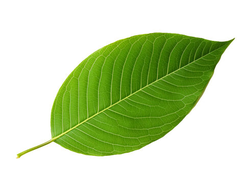
#> input picture leavesImages/leaf2.png, 244 x 184 px, shrunk from 478 x 360 before the run
$ python generateGraph.py
#> lines starting #> are read from the running program, lines starting #| are printed output that depends on the picture; after the words box and inside, x2 and y2 are one past the last pixel; in counts of white or black regions, pixels touching at a corner belong together
import os
import cv2
import numpy as np
import networkx as nx
from skimage.morphology import skeletonize
import matplotlib.pyplot as plt
from scipy.spatial import KDTree
import sknw


def get_boundary_and_mask(image):
    """Returns both boundary points AND filled leaf mask using GrabCut."""
    if isinstance(image, str):
        img = cv2.imread(image)
        gray = cv2.cvtColor(img, cv2.COLOR_BGR2GRAY)
    else:
        gray = image.copy()
        img = cv2.cvtColor(gray, cv2.COLOR_GRAY2BGR)

    # GrabCut fallback for complex backgrounds
    print("Using GrabCut")
    mask = np.zeros(gray.shape[:2], np.uint8)
    h, w = gray.shape
    margin = int(min(h, w) * 0.1)
    rect = (margin, margin, w - 2*margin, h - 2*margin)
    bgd_model = np.zeros((1, 65), np.float64)
    fgd_model = np.zeros((1, 65), np.float64)
    cv2.grabCut(img, mask, rect, bgd_model, fgd_model, 5, cv2.GC_INIT_WITH_RECT)

    fg_mask = np.where((mask == cv2.GC_FGD) | (mask == cv2.GC_PR_FGD), 255, 0).astype(np.uint8)
    contours, _ = cv2.findContours(fg_mask, cv2.RETR_EXTERNAL, cv2.CHAIN_APPROX_SIMPLE)

    if not contours:
        print("WARNING: GrabCut failed - using full image")
        return np.array([]), np.ones_like(gray) * 255

    largest = max(contours, key=cv2.contourArea)
    boundary_img = np.zeros_like(gray)
    cv2.drawContours(boundary_img, [largest], -1, 255, thickness=3)
    leaf_mask = np.zeros_like(gray)
    cv2.drawContours(leaf_mask, [largest], -1, 255, thickness=-1)

    pts = np.column_stack(np.where(boundary_img > 0))
    print(f"GrabCut boundary: {len(pts)} points")
    return pts, leaf_mask


def extract_veins(leafImage, enhanced):
    """Extract vein edges from leaf image using Canny + boundary barrier."""

    # Step 1: Canny edges
    blurred = cv2.GaussianBlur(enhanced, (3, 3), 0)
    edges_canny = cv2.Canny(blurred, 50, 150)

    # Step 2: Leaf boundary + mask
    boundary_pts, leaf_mask = get_boundary_and_mask(leafImage)

    # Step 3: Build boundary canvas
    canvas_boundary = np.zeros(edges_canny.shape[:2], dtype=np.uint8)
    for pt in boundary_pts:
        r, c = int(pt[0]), int(pt[1])
        if 0 <= r < canvas_boundary.shape[0] and 0 <= c < canvas_boundary.shape[1]:
            canvas_boundary[r, c] = 255
    kernel_boundary = cv2.getStructuringElement(cv2.MORPH_RECT, (3, 3))
    canvas_boundary = cv2.dilate(canvas_boundary, kernel_boundary)

    # Step 4: Veins = canny inside leaf mask, minus boundary
    vein = cv2.bitwise_and(edges_canny, cv2.bitwise_not(canvas_boundary))
    vein = cv2.bitwise_and(vein, leaf_mask)

    return vein


# [39 lines left out: function connect_until_single_component, not called in this run]


def build_graph(leafImage, vein, visualize=True, save_path='graph_overlay.png'):
    """Build and clean graph from vein skeleton."""

    # Skeletonize
    skeleton = skeletonize(vein > 0).astype(np.uint8)

    # Build graph
    G = sknw.build_sknw(skeleton > 0)
    print(f"Raw: {G.number_of_nodes()} nodes, {G.number_of_edges()} edges")

    # Prune short edges scaled to image size
    img_diagonal = np.sqrt(leafImage.shape[0]**2 + leafImage.shape[1]**2)
    min_length = int(img_diagonal * 0.015)
    print(f"min_length: {min_length}")

    short = [(s, e) for s, e in G.edges() if len(G[s][e]['pts']) < min_length]
    G.remove_edges_from(short)
    G.remove_nodes_from(list(nx.isolates(G)))
    print(f"After pruning: {G.number_of_nodes()} nodes, {G.number_of_edges()} edges")
    print(f"Components: {nx.number_connected_components(G)}")

    # Connect components
    G = connect_until_single_component(G)

    if visualize:
        degrees = dict(G.degree())
        fig, ax = plt.subplots(figsize=(12, 10))
        ax.imshow(leafImage, cmap='gray')
        for s, e in G.edges():
            pts = G[s][e]['pts']
            ax.plot(pts[:, 1], pts[:, 0], 'lime', linewidth=1.0, alpha=0.9)
        for n in G.nodes():
            pos = G.nodes[n]['o']
            color = 'red' if degrees[n] >= 3 else 'cyan'
            size  = 40   if degrees[n] >= 3 else 15
            ax.scatter(pos[1], pos[0], c=color, s=size, zorder=5)
        ax.set_title(f'{G.number_of_nodes()} nodes, {G.number_of_edges()} edges — red=junction cyan=tip')
        ax.axis('off')
        plt.tight_layout()
        plt.savefig(save_path, dpi=150)
        print(f"Graph saved to {save_path}")
        plt.show()

    return G

# -----------------------------
# 9. Find main vein top & bottom
# -----------------------------
# [60 lines left out: function find_main_vein_endpoints, not called in this run]

if __name__ == "__main__":
    image_fileName = 'leaf2.png'
    image_path = f'leavesImages/{image_fileName}'

    if not os.path.exists(image_path):
        print(f"Error: '{image_path}' not found.")
        exit(1)

    leafImage = cv2.imread(image_path, cv2.IMREAD_GRAYSCALE)
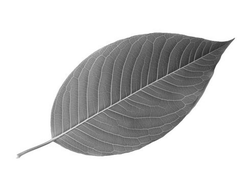
#> leafImage: shape (184, 244); min 42, max 255, mean 207.1
    clahe = cv2.createCLAHE(clipLimit=2.0, tileGridSize=(8, 8))
    enhanced = clahe.apply(leafImage)
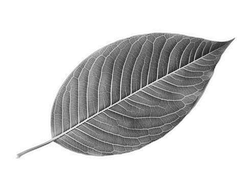
#> enhanced: shape (184, 244); min 30, max 255, mean 209

    vein = extract_veins(leafImage, enhanced)
#> in extract_veins, `blurred = cv2.GaussianBlur(enhanced, (3, 3), 0)`:
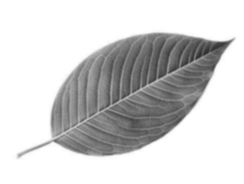
#> blurred: shape (184, 244); min 46, max 255, mean 209
#> in extract_veins, `edges_canny = cv2.Canny(blurred, 50, 150)`:
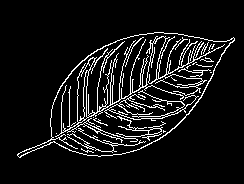
#> edges_canny: shape (184, 244); 8.4% white in thin lines or dots, all inside (x1, y1, x2, y2) = (17, 32, 235, 158)
#> in get_boundary_and_mask, `contours, _ = cv2.findContours(fg_mask, cv2.RETR_EXTERNAL, cv2.CHAIN_A..`:
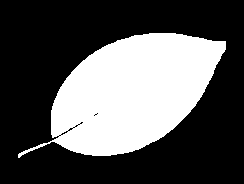
#> fg_mask: shape (184, 244); 33.5% white; 1 white region, box (x1, y1, x2, y2) and area: (18, 33, 226, 158) 15036
#> in get_boundary_and_mask, `cv2.drawContours(boundary_img, [largest], -1, 255, thickness=3)`:
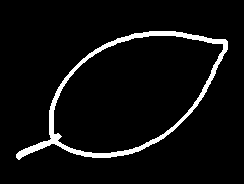
#> boundary_img: shape (184, 244); 5.4% white; 1 white region, box (x1, y1, x2, y2) and area: (16, 31, 228, 160) 2423
#> in get_boundary_and_mask, `cv2.drawContours(leaf_mask, [largest], -1, 255, thickness=-1)`: leaf_mask: shape (184, 244); 33.6% white; 1 white region, box (x1, y1, x2, y2) and area: (18, 33, 226, 158) 15072
#| GrabCut boundary: 2423 points
#> in extract_veins, `boundary_pts, leaf_mask = get_boundary_and_mask(leafImage)`: boundary_pts = 2423 pairs, first value 31 to 159, second value 16 to 227
#> the loop in extract_veins, `for pt in boundary_pts:` made 2423 passes
#> (r, c) on passes 1 to 3: (31, 149), (31, 150), (31, 151)
#> in extract_veins, `canvas_boundary = cv2.dilate(canvas_boundary, kernel_boundary)`: canvas_boundary: shape (184, 244); 8.3% white; 1 white region, box (x1, y1, x2, y2) and area: (15, 30, 229, 161) 3717
#> in extract_veins, `vein = cv2.bitwise_and(edges_canny, cv2.bitwise_not(canvas_boundary))`: vein: shape (184, 244); 6.7% white in thin lines or dots, all inside (x1, y1, x2, y2) = (61, 37, 235, 152)
#> in extract_veins, `vein = cv2.bitwise_and(vein, leaf_mask)`: vein: shape (184, 244); 6.7% white in thin lines or dots, all inside (x1, y1, x2, y2) = (61, 37, 222, 152)
    G = build_graph(leafImage, vein, visualize = False)
#> in build_graph, `skeleton = skeletonize(vein > 0).astype(np.uint8)`:
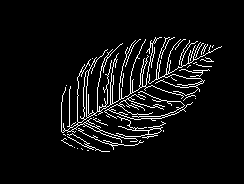
#> skeleton: shape (184, 244); values 0 (black) and 1 (white), 6% white in thin lines or dots, all inside (x1, y1, x2, y2) = (61, 37, 222, 152)
#> (the run stopped early here; a loop or call above may not have finished)
